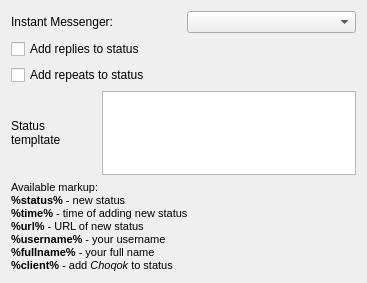
<?xml version="1.0" encoding="UTF-8"?>
<ui version="4.0">
 <class>IMStatusPrefsBase</class>
 <widget class="QWidget" name="IMStatusPrefsBase">
  <property name="geometry">
   <rect>
    <x>0</x>
    <y>0</y>
    <width>367</width>
    <height>283</height>
   </rect>
  </property>
  <layout class="QGridLayout" name="gridLayout">
   <item row="0" column="0" colspan="2">
    <layout class="QHBoxLayout" name="horizontalLayout_2">
     <item>
      <widget class="QLabel" name="label_im">
       <property name="text">
        <string>Instant Messenger:</string>
       </property>
      </widget>
     </item>
     <item>
      <widget class="QComboBox" name="cfg_imclient"/>
     </item>
    </layout>
   </item>
   <item row="1" column="0" colspan="2">
    <widget class="QCheckBox" name="cfg_reply">
     <property name="text">
      <string>Add replies to status</string>
     </property>
    </widget>
   </item>
   <item row="3" column="0">
    <widget class="QLabel" name="label_status_templ">
     <property name="text">
      <string>Status templtate</string>
     </property>
     <property name="wordWrap">
      <bool>true</bool>
     </property>
    </widget>
   </item>
   <item row="3" column="1">
    <widget class="QPlainTextEdit" name="cfg_templtate"/>
   </item>
   <item row="4" column="0" colspan="2">
    <widget class="QLabel" name="label_2">
     <property name="text">
      <string>&lt;!DOCTYPE HTML PUBLIC &quot;-//W3C//DTD HTML 4.0//EN&quot; &quot;http://www.w3.org/TR/REC-html40/strict.dtd&quot;&gt;
&lt;html&gt;&lt;head&gt;&lt;meta name=&quot;qrichtext&quot; content=&quot;1&quot; /&gt;&lt;style type=&quot;text/css&quot;&gt;
p, li { white-space: pre-wrap; }
&lt;/style&gt;&lt;/head&gt;&lt;body style=&quot; font-family:'Sans Serif'; font-size:9pt; font-weight:400; font-style:normal;&quot;&gt;
&lt;table border=&quot;0&quot; style=&quot;-qt-table-type: root; margin-top:4px; margin-bottom:4px; margin-left:4px; margin-right:4px;&quot;&gt;
&lt;tr&gt;
&lt;td style=&quot;border: none;&quot;&gt;
&lt;p style=&quot; margin-top:0px; margin-bottom:0px; margin-left:0px; margin-right:0px; -qt-block-indent:0; text-indent:0px;&quot;&gt;&lt;span style=&quot; font-size:8pt;&quot;&gt;Available markup:&lt;/span&gt;&lt;/p&gt;
&lt;p style=&quot; margin-top:0px; margin-bottom:0px; margin-left:0px; margin-right:0px; -qt-block-indent:0; text-indent:0px;&quot;&gt;&lt;span style=&quot; font-size:8pt; font-weight:600;&quot;&gt;%status%&lt;/span&gt;&lt;span style=&quot; font-size:8pt;&quot;&gt; - new status&lt;/span&gt;&lt;/p&gt;
&lt;p style=&quot; margin-top:0px; margin-bottom:0px; margin-left:0px; margin-right:0px; -qt-block-indent:0; text-indent:0px;&quot;&gt;&lt;span style=&quot; font-size:8pt; font-weight:600;&quot;&gt;%time%&lt;/span&gt;&lt;span style=&quot; font-size:8pt;&quot;&gt; - time of adding new status&lt;/span&gt;&lt;/p&gt;
&lt;p style=&quot; margin-top:0px; margin-bottom:0px; margin-left:0px; margin-right:0px; -qt-block-indent:0; text-indent:0px;&quot;&gt;&lt;span style=&quot; font-size:8pt; font-weight:600;&quot;&gt;%url%&lt;/span&gt;&lt;span style=&quot; font-size:8pt;&quot;&gt; - URL of new status&lt;/span&gt;&lt;/p&gt;
&lt;p style=&quot; margin-top:0px; margin-bottom:0px; margin-left:0px; margin-right:0px; -qt-block-indent:0; text-indent:0px;&quot;&gt;&lt;span style=&quot; font-size:8pt; font-weight:600;&quot;&gt;%username%&lt;/span&gt;&lt;span style=&quot; font-size:8pt;&quot;&gt; - your username&lt;/span&gt;&lt;/p&gt;
&lt;p style=&quot; margin-top:0px; margin-bottom:0px; margin-left:0px; margin-right:0px; -qt-block-indent:0; text-indent:0px;&quot;&gt;&lt;span style=&quot; font-size:8pt; font-weight:600;&quot;&gt;%fullname%&lt;/span&gt;&lt;span style=&quot; font-size:8pt;&quot;&gt; - your full name&lt;/span&gt;&lt;/p&gt;
&lt;p style=&quot; margin-top:0px; margin-bottom:0px; margin-left:0px; margin-right:0px; -qt-block-indent:0; text-indent:0px;&quot;&gt;&lt;span style=&quot; font-size:8pt; font-weight:600;&quot;&gt;%client%&lt;/span&gt;&lt;span style=&quot; font-size:8pt;&quot;&gt; - add &lt;/span&gt;&lt;span style=&quot; font-size:8pt; font-style:italic;&quot;&gt;Choqok&lt;/span&gt;&lt;span style=&quot; font-size:8pt;&quot;&gt; to status&lt;/span&gt;&lt;/p&gt;&lt;/td&gt;&lt;/tr&gt;&lt;/table&gt;&lt;/body&gt;&lt;/html&gt;</string>
     </property>
     <property name="textFormat">
      <enum>Qt::RichText</enum>
     </property>
    </widget>
   </item>
   <item row="5" column="0">
    <spacer name="verticalSpacer">
     <property name="orientation">
      <enum>Qt::Vertical</enum>
     </property>
     <property name="sizeHint" stdset="0">
      <size>
       <width>20</width>
       <height>40</height>
      </size>
     </property>
    </spacer>
   </item>
   <item row="2" column="0" colspan="2">
    <widget class="QCheckBox" name="cfg_repeat">
     <property name="text">
      <string>Add repeats to status</string>
     </property>
    </widget>
   </item>
  </layout>
 </widget>
 <resources/>
 <connections/>
</ui>
